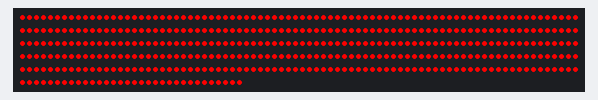
The sketch below on a simulated Arduino Uno, built with avr-gcc and run on an emulated ATmega328P. Shown: 432 RGB LEDs in strip order, left to right, continuing on the next row.

Above: at 0.1 s.

The sketch:

all-red.ino
```cpp
#include <FastLED.h>

#define LED_PIN     6        // Pin connected to data line of LED strip
#define NUM_LEDS    144*3       // Total number of LEDs in your strip
#define BRIGHTNESS  255      // Set brightness (0-255)
#define LED_TYPE    WS2812B  // Adjust if using a different type
#define COLOR_ORDER GRB

CRGB leds[NUM_LEDS];

void setup() {
  FastLED.addLeds<LED_TYPE, LED_PIN, COLOR_ORDER>(leds, NUM_LEDS);
  FastLED.setBrightness(BRIGHTNESS);

  // Set all LEDs to red
  fill_solid(leds, NUM_LEDS, CRGB::Red);
  FastLED.show();
}

void loop() {
  // Nothing to do here
}
```
